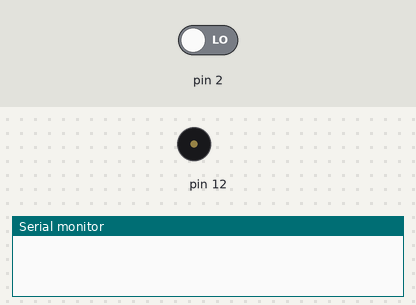
A sketch run on a simulated Arduino Uno, built with avr-gcc and run on an emulated ATmega328P. Parts: buzzer (waves = sounding), the last lines printed to the serial monitor. The test bench sets the inputs (shaded band); at power-on: pin 2 LOW.

Above: at 1.2 s.
1.3 s: pin 2 driven HIGH
2.8 s: pin 2 driven LOW
At 3.6 s:
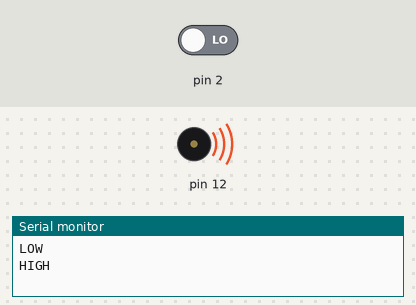
Timing chart, 0 to 5.8 s (numbered marks = the images above; inputs shaded):
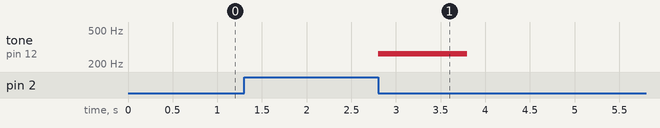

The sketch:

tone.ino
```cpp
void setup() {
  pinMode(2,INPUT);
  pinMode(12,OUTPUT);
  Serial.begin(9600);
}

int notes[] = {262,294,330,349,392,440,494,523};
int i=0;
int n=0;
int s=0;

void loop() {

  if(digitalRead(2) == 1 && s==0){
      Serial.println("LOW");
      s = 1;

    }else if(digitalRead(2) == 0 && s == 1){
      Serial.println("HIGH");
      s = 0;

      tone(12,notes[i],1000);
      delay(500);
      i++;
      if(i>7)
        i=0;
    }
}
```

Measured:
- after the input at 2.8 s, tone on pin 12: silent → 262 Hz at once, → silent 1.0 s later
